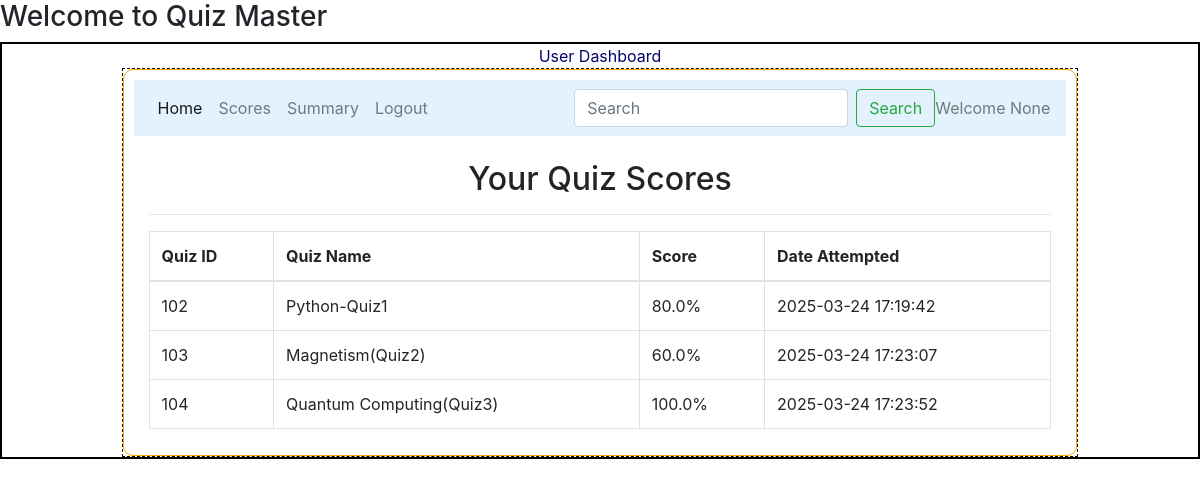
/view_scores/2, run on an earlier commit of the app's database.
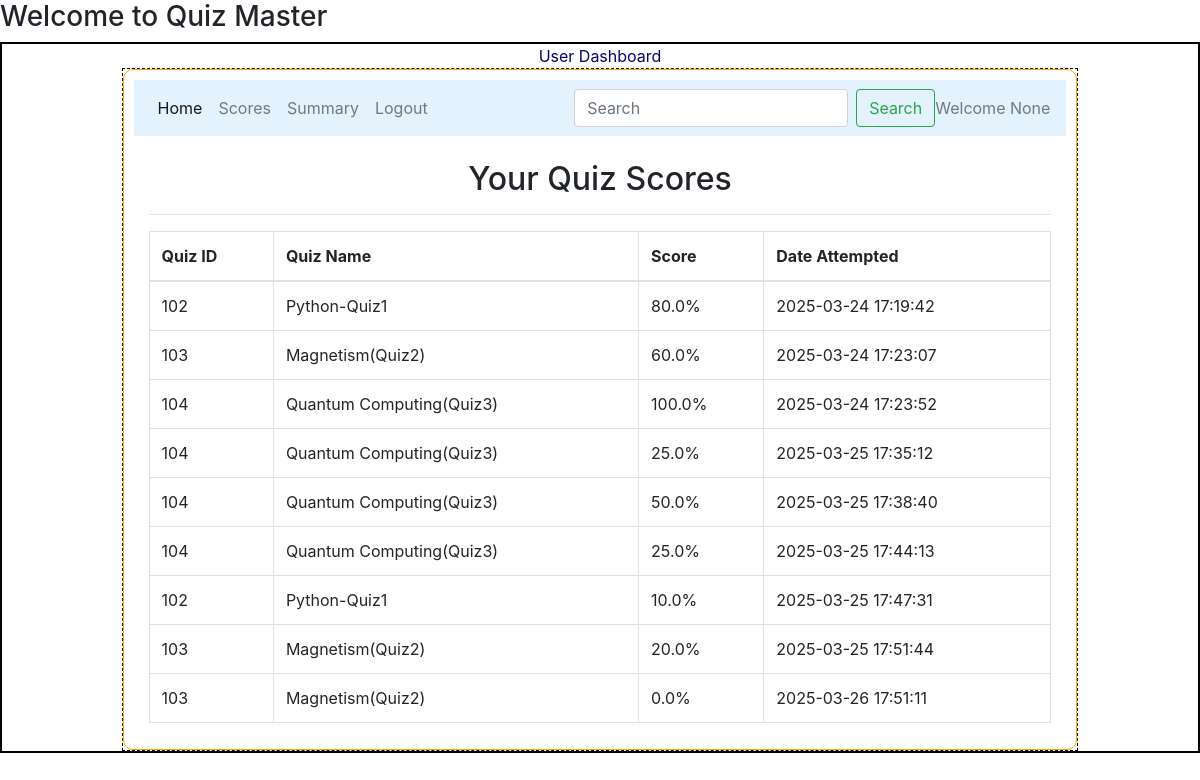
And on a later commit of the database.
### models/model1.py (models this page shows)
class Scores(db.Model):
    __tablename__="scores"
    id=db.Column(db.Integer,primary_key=True)
    quiz_id=db.Column(db.Integer,db.ForeignKey("quiz.id", ondelete="CASCADE", onupdate="CASCADE"),nullable=False)
    user_id=db.Column(db.Integer,db.ForeignKey("user_info.id"),nullable=False)
    time_stamp_of_attempt=db.Column(db.DateTime,nullable=False)
    total_scored=db.Column(db.Float,default=0)
    quiz = db.relationship("Quiz", backref=db.backref("scores", cascade="all, delete-orphan", passive_deletes=True))
    user = db.relationship("User_Info", backref=db.backref("scores", cascade="all, delete-orphan", passive_deletes=True))

class Quiz(db.Model):
    __tablename__="quiz"
    id=db.Column(db.Integer,primary_key=True,autoincrement=True)
    chapter_id=db.Column(db.Integer,db.ForeignKey("chapter.id"),nullable=False)
    quiz_name=db.Column(db.String,nullable=False)
    date_of_quiz=db.Column(db.Date,nullable=False)
    time_duration=db.Column(db.Time,nullable=False)
    remarks=db.Column(db.String,nullable=False)
    questions=db.relationship("Questions",cascade="all,delete",backref="quiz",lazy=True)

### controllers/routes.py (the view)
@app.route('/view_scores/', defaults={'user_id': None})
@app.route('/view_scores/<int:user_id>')
def view_scores(user_id):
    user_id = user_id or session.get("user_id")
    if not user_id:
        flash("User not logged in!", "danger")
        return redirect(url_for("login"))  # Redirect to login if needed
    name = session.get("name")
    scores = Scores.query.filter_by(user_id=user_id).all()
    return render_template('view_scores.html', scores=scores, user_id=user_id,name=name)

### templates/view_scores.html
{% extends "user_layout.html" %}
{% block content %}
<div class="container mt-4">
    <h2 class="text-center">Your Quiz Scores</h2>
    <hr>
    <table class="table table-bordered">
        <thead>
            <tr>
                <th>Quiz ID</th>
                <th>Quiz Name</th>
                <th>Score</th>
                <th>Date Attempted</th>
            </tr>
        </thead>
        <tbody>
            {% for score in scores %}
            <tr>
                <td>{{ score.quiz_id }}</td>
                <td>{{ score.quiz.quiz_name }}</td>
                <td>
                    {% set max_score = score.quiz.questions|length %}
                    {% if max_score > 0 %}
                      {{ (score.total_scored / max_score * 100) | round(2) }}%
                    {% else %}
                      N/A
                    {% endif %}
                </td>
                <td>{{ score.time_stamp_of_attempt }}</td>
            </tr>
            {% endfor %}
        </tbody>
    </table>
</div>
{% endblock %}

### templates/user_layout.html (shortened to what this page needs)
<!DOCTYPE html>
<html lang="en">
<head>
    <link rel="stylesheet" href="/static/main.css">
    <link rel="stylesheet" href="https://cdn.jsdelivr.net/npm/bootstrap@4.0.0/dist/css/bootstrap.min.css">
</head>
<body>
    <h3>Welcome to Quiz Master</h3>
    <div class="my_container">
        <div class="center">User Dashboard</div>
        <div class="my_panel">
            <div class="outer_box">
            <nav class="navbar navbar-expand-lg navbar-light" style="background-color: #e3f2fd;">
                <div class="collapse navbar-collapse" id="navbarText">
                    <ul class="navbar-nav mr-auto">
                        <li class="nav-item active">
                            <a class="nav-link" href="{{url_for('user_dashboard')}}">Home</a>
                        </li>
                        <li class="nav-item">
                            <a class="nav-link" href="{{url_for('view_scores',user_id=user_id)}}">Scores</a>
                        </li>
                        <li class="nav-item">
                          <a class="nav-link" href="{{url_for('score_summary')}}">Summary </a>
                        </li>
                        <li class="nav-item">
                          <a class="nav-link" href="{{url_for('signin')}}">Logout</a>
                        </li>
                      </ul>
                      <form class="form-inline" action="{{ url_for('user_dashboard') }}" method="GET">
                        <input class="form-control mr-sm-2" type="search" name ="search" placeholder="Search" value="{{ search_query }}">
                        <button class="btn btn-outline-success my-2 my-sm-0" type="submit">Search</button>
                    </form>
                  <span class="navbar-text">
                    Welcome {{name}}
                  </span>
                </div>
              </nav>
              {%block content%}{%endblock%}
            </div>
        </div>
    </div>
    </body>
</html>

### static/main.css (style rules this page uses)
* { margin:0px; }
.my_container { border:2px solid black; }
.my_panel { width:80%; margin:auto; height:auto; border:1px dashed black; }
.outer_box { border: 1px solid orange; margin:auto; padding:10px; border-radius: 10px; text-align: justify; }
.center { text-align: center; margin: auto; color:rgb(5,5,110); }

What changed in the data, as far as the page shows it:
added Scores: quiz_id "104", quiz.quiz_name "Quantum Computing(Quiz3)", (score.total_scored/max_score*100)|round(2) "25.0", time_stamp_of_attempt "2025-03-25 17:35:12"
added Scores: quiz_id "104", quiz.quiz_name "Quantum Computing(Quiz3)", (score.total_scored/max_score*100)|round(2) "50.0", time_stamp_of_attempt "2025-03-25 17:38:40"
added Scores: quiz_id "104", quiz.quiz_name "Quantum Computing(Quiz3)", (score.total_scored/max_score*100)|round(2) "25.0", time_stamp_of_attempt "2025-03-25 17:44:13"
added Scores: quiz_id "102", quiz.quiz_name "Python-Quiz1", (score.total_scored/max_score*100)|round(2) "10.0", time_stamp_of_attempt "2025-03-25 17:47:31"
added Scores: quiz_id "103", quiz.quiz_name "Magnetism(Quiz2)", (score.total_scored/max_score*100)|round(2) "20.0", time_stamp_of_attempt "2025-03-25 17:51:44"
added Scores: quiz_id "103", quiz.quiz_name "Magnetism(Quiz2)", (score.total_scored/max_score*100)|round(2) "0.0", time_stamp_of_attempt "2025-03-26 17:51:11"
